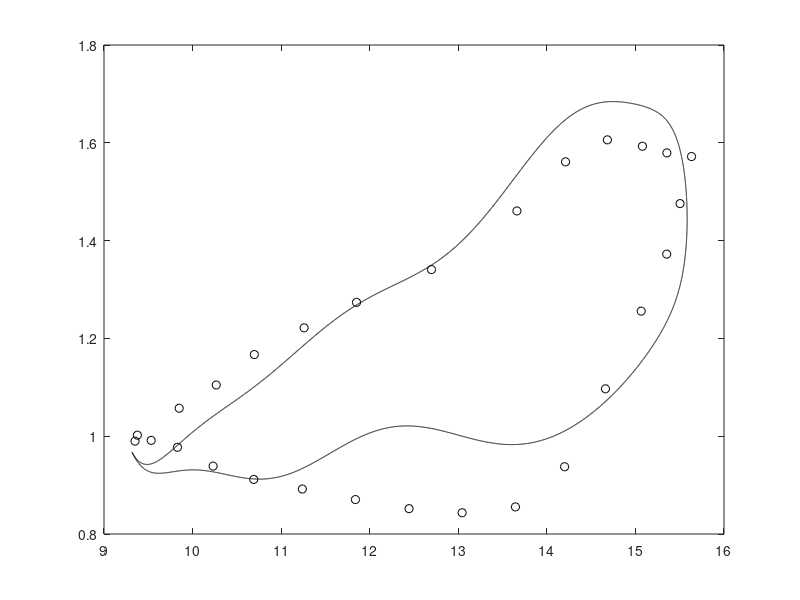

Source code (MATLAB):
clc
clear
close all

%% Case selection
case_now = 3;
switch case_now
    case 1
        U = 426.1*.3048; k = 0.068; a_0 = 12.25; Delta_h = 0.306;
        cn_amp = [1.376; 0.116; 0.060; 0.021; 0.013; 0.011; 0.005; 0.005; 0.005; 0.005];
        cn_psi = [    0;   306;   170;   318;    64;   237;    58;   159;   300;    74];
    case 2
        U = 428.1*.3048; k = 0.121; a_0 = 12.46; Delta_h = 0.306;
        cn_amp = [1.279; 0.275; 0.074; 0.028; 0.020; 0.011; 0.003; 0.003; 0.003; 0.003];
        cn_psi = [    0;    305;   94;   156;    282;   142;    20;   315;   36;   199];
    case 3 % Page 300 (TP 4041.1)
        U = 435.5*.3048; k = 0.116; a_0 = 12.45; Delta_h = 0.472;
        cn_amp = [1.179; 0.341; 0.125; 0.039; 0.013; 0.019; 0.002; 0.011; 0.008; 0.008];
        cn_psi = [    0;   314;   130;   248;   348;   162;   331;   307;   137;   322];
        % Digitized reference data from volume 1
        load('CN_Vertol23010_M_04_k_0116_a0_12_a1h_3_exp.mat');
        alpha_exp_cn = CN_Vertol23010_M_04_k_0116_a0_12_a1h_3_exp(:,1);
        cn_exp = CN_Vertol23010_M_04_k_0116_a0_12_a1h_3_exp(:,2);
        % d = 25 to 35 appears to be close to the correct value for the phase in this case
    case 4 % Page 203 (TP 1102.4) - Pitching oscillation at k=0.355
        U = 444.3*.3048; k = 0.355; a_0 = 12.45; a_1 = 5.65;
        cn_amp = [1.081; 0.539; 0.062; 0.009; 0.015; 0.023; 0.009; 0.006; 0.006; 0.005];
        cn_psi = [    0;     9;   194;    49;   176;     2;   224;    90;   318;   41];
        % Digitized reference data from volume 1
        load('CN_Vertol23010_M_04_k_0355_a0_123_a1_5_exp.mat');
        alpha_exp_cn = CN_Vertol23010_M_04_k_0355_a0_123_a1_5_exp(:,1);
        cn_exp = CN_Vertol23010_M_04_k_0355_a0_123_a1_5_exp(:,2);
        % d = 170 appears to be close to the correct value for the phase in this case
end

%%
c = 6.38*0.0254; b = c/2;
om = k*U/b; % rad/s
T = 2*pi/om; % period
if ~exist('a_1','var')
    a_1 = atand(Delta_h*k);
end
t = T*linspace(0,1,1e4)';
harmonics = 1:9;
cn = zeros(length(t),1);
for i=1:9
    cn = cn + cn_amp(i+1)*sin(harmonics(i)*om*t+cn_psi(i+1));
end
cn = cn+cn_amp(1);
d = 30;
t_deg = t/T*360+d;
alpha_eq = a_0+a_1*sind(t_deg);
% figure;plot(t_deg,cn,'k-');grid; %xlim([-90,270]); ax = gca; ax.XTick = -90:90:270;
figure;plot(alpha_eq,cn,'k-'); hold on; grid; 
if exist('alpha_exp_cn','var')
    plot(alpha_exp_cn,cn_exp,'ko'); grid
end